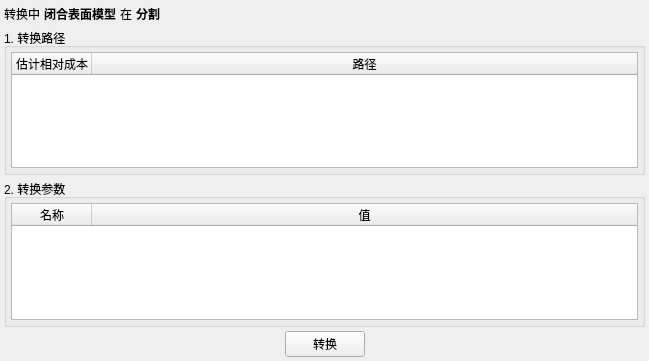
<ui version="4.0">
 <class>qMRMLSegmentationConversionParametersWidget</class>
 <widget class="QWidget" name="qMRMLSegmentationConversionParametersWidget">
  <property name="geometry">
   <rect>
    <x>0</x>
    <y>0</y>
    <width>649</width>
    <height>361</height>
   </rect>
  </property>
  <property name="windowTitle">
   <string>分割转换参数</string>
  </property>
  <layout class="QGridLayout" name="gridLayout">
   <property name="leftMargin">
    <number>4</number>
   </property>
   <property name="topMargin">
    <number>4</number>
   </property>
   <property name="rightMargin">
    <number>4</number>
   </property>
   <property name="bottomMargin">
    <number>4</number>
   </property>
   <property name="spacing">
    <number>4</number>
   </property>
   <item row="0" column="0">
    <layout class="QHBoxLayout" name="horizontalLayout">
     <item>
      <widget class="QLabel" name="label_Converting">
       <property name="text">
        <string>转换中</string>
       </property>
      </widget>
     </item>
     <item>
      <widget class="QLabel" name="label_RepresentationName">
       <property name="font">
        <font>
         <weight>75</weight>
         <bold>true</bold>
        </font>
       </property>
       <property name="text">
        <string notr="true" extracomment="just a placeholder">闭合表面模型</string>
       </property>
      </widget>
     </item>
     <item>
      <widget class="QLabel" name="label">
       <property name="text">
        <string>在</string>
       </property>
      </widget>
     </item>
     <item>
      <widget class="QLabel" name="label_SegmentationName">
       <property name="font">
        <font>
         <weight>75</weight>
         <bold>true</bold>
        </font>
       </property>
       <property name="text">
        <string notr="true" extracomment="just a placeholder">分割</string>
       </property>
      </widget>
     </item>
     <item>
      <spacer name="horizontalSpacer">
       <property name="orientation">
        <enum>Qt::Horizontal</enum>
       </property>
       <property name="sizeHint" stdset="0">
        <size>
         <width>40</width>
         <height>20</height>
        </size>
       </property>
      </spacer>
     </item>
    </layout>
   </item>
   <item row="1" column="0">
    <widget class="ctkCollapsibleGroupBox" name="CollapsibleGroupBox_Paths">
     <property name="title">
      <string>1. 转换路径</string>
     </property>
     <layout class="QGridLayout" name="gridLayout_2">
      <property name="leftMargin">
       <number>4</number>
      </property>
      <property name="topMargin">
       <number>4</number>
      </property>
      <property name="rightMargin">
       <number>4</number>
      </property>
      <property name="bottomMargin">
       <number>4</number>
      </property>
      <property name="spacing">
       <number>4</number>
      </property>
      <item row="0" column="0">
       <widget class="QTableWidget" name="PathsTable">
        <property name="selectionMode">
         <enum>QAbstractItemView::SingleSelection</enum>
        </property>
        <property name="selectionBehavior">
         <enum>QAbstractItemView::SelectRows</enum>
        </property>
        <attribute name="horizontalHeaderDefaultSectionSize">
         <number>80</number>
        </attribute>
        <attribute name="horizontalHeaderStretchLastSection">
         <bool>true</bool>
        </attribute>
        <attribute name="verticalHeaderVisible">
         <bool>false</bool>
        </attribute>
        <column>
         <property name="text">
          <string>估计相对成本</string>
         </property>
        </column>
        <column>
         <property name="text">
          <string>路径</string>
         </property>
        </column>
       </widget>
      </item>
     </layout>
    </widget>
   </item>
   <item row="2" column="0">
    <widget class="ctkCollapsibleGroupBox" name="CollapsibleGroupBox_Parameters">
     <property name="title">
      <string>2. 转换参数</string>
     </property>
     <layout class="QGridLayout" name="gridLayout_3">
      <property name="leftMargin">
       <number>4</number>
      </property>
      <property name="topMargin">
       <number>4</number>
      </property>
      <property name="rightMargin">
       <number>4</number>
      </property>
      <property name="bottomMargin">
       <number>4</number>
      </property>
      <property name="spacing">
       <number>4</number>
      </property>
      <item row="0" column="0">
       <widget class="QTableWidget" name="ParametersTable">
        <property name="selectionMode">
         <enum>QAbstractItemView::NoSelection</enum>
        </property>
        <attribute name="horizontalHeaderDefaultSectionSize">
         <number>80</number>
        </attribute>
        <attribute name="horizontalHeaderStretchLastSection">
         <bool>true</bool>
        </attribute>
        <attribute name="verticalHeaderVisible">
         <bool>false</bool>
        </attribute>
        <column>
         <property name="text">
          <string>名称</string>
         </property>
        </column>
        <column>
         <property name="text">
          <string>值</string>
         </property>
        </column>
       </widget>
      </item>
     </layout>
    </widget>
   </item>
   <item row="3" column="0">
    <layout class="QHBoxLayout" name="horizontalLayout_2">
     <item>
      <spacer name="horizontalSpacer_2">
       <property name="orientation">
        <enum>Qt::Horizontal</enum>
       </property>
       <property name="sizeHint" stdset="0">
        <size>
         <width>40</width>
         <height>20</height>
        </size>
       </property>
      </spacer>
     </item>
     <item>
      <widget class="QPushButton" name="pushButton_Convert">
       <property name="text">
        <string>转换</string>
       </property>
      </widget>
     </item>
     <item>
      <spacer name="horizontalSpacer_3">
       <property name="orientation">
        <enum>Qt::Horizontal</enum>
       </property>
       <property name="sizeHint" stdset="0">
        <size>
         <width>40</width>
         <height>20</height>
        </size>
       </property>
      </spacer>
     </item>
    </layout>
   </item>
  </layout>
 </widget>
 <customwidgets>
  <customwidget>
   <class>ctkCollapsibleGroupBox</class>
   <extends>QGroupBox</extends>
   <header>ctkCollapsibleGroupBox.h</header>
   <container>1</container>
  </customwidget>
 </customwidgets>
 <resources />
 <connections />
</ui>
